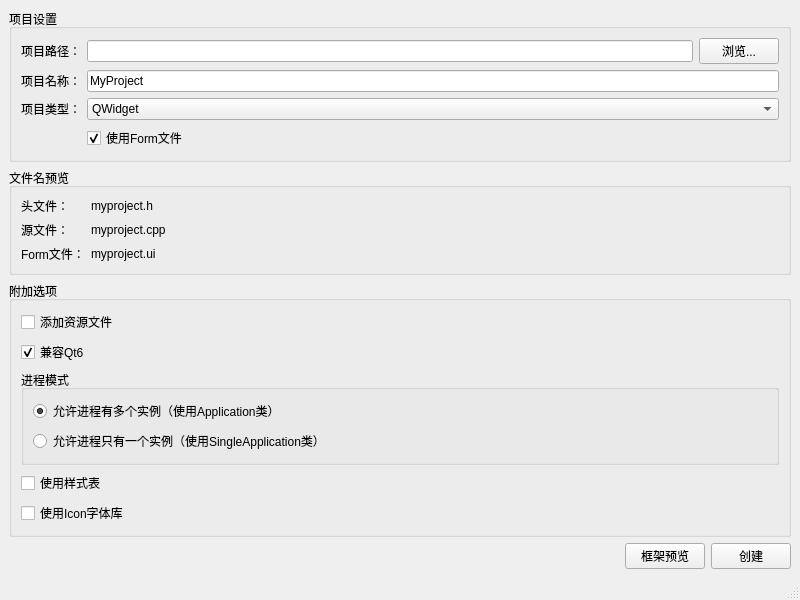
<?xml version="1.0" encoding="UTF-8"?>
<ui version="4.0">
 <class>MainWindow</class>
 <widget class="QMainWindow" name="MainWindow">
  <property name="geometry">
   <rect>
    <x>0</x>
    <y>0</y>
    <width>800</width>
    <height>600</height>
   </rect>
  </property>
  <property name="windowTitle">
   <string>Qt快速开发框架生成器</string>
  </property>
  <widget class="QWidget" name="centralwidget">
   <layout class="QVBoxLayout" name="verticalLayout">
    <item>
     <widget class="QGroupBox" name="projectSettingsGroupBox">
      <property name="title">
       <string>项目设置</string>
      </property>
      <layout class="QFormLayout" name="formLayout">
       <item row="0" column="0">
        <widget class="QLabel" name="projectPathLabel">
         <property name="text">
          <string>项目路径：</string>
         </property>
        </widget>
       </item>
       <item row="0" column="1">
        <layout class="QHBoxLayout" name="horizontalLayout">
         <item>
          <widget class="QLineEdit" name="projectPathLineEdit"/>
         </item>
         <item>
          <widget class="QPushButton" name="browseButton">
           <property name="text">
            <string>浏览...</string>
           </property>
          </widget>
         </item>
        </layout>
       </item>
       <item row="1" column="0">
        <widget class="QLabel" name="projectNameLabel">
         <property name="text">
          <string>项目名称：</string>
         </property>
        </widget>
       </item>
       <item row="1" column="1">
        <widget class="QLineEdit" name="projectNameLineEdit">
         <property name="text">
          <string>MyProject</string>
         </property>
        </widget>
       </item>
       <item row="2" column="0">
        <widget class="QLabel" name="projectTypeLabel">
         <property name="text">
          <string>项目类型：</string>
         </property>
        </widget>
       </item>
       <item row="2" column="1">
        <widget class="QComboBox" name="projectTypeComboBox">
         <item>
          <property name="text">
           <string>QWidget</string>
          </property>
         </item>
         <item>
          <property name="text">
           <string>QMainWindow</string>
          </property>
         </item>
         <item>
          <property name="text">
           <string>QQuick2ApplicationWindow</string>
          </property>
         </item>
        </widget>
       </item>
       <item row="3" column="1">
        <widget class="QCheckBox" name="useFormCheckBox">
         <property name="text">
          <string>使用Form文件</string>
         </property>
         <property name="checked">
          <bool>true</bool>
         </property>
        </widget>
       </item>
      </layout>
     </widget>
    </item>
    <item>
     <widget class="QGroupBox" name="filePreviewGroupBox">
      <property name="title">
       <string>文件名预览</string>
      </property>
      <layout class="QFormLayout" name="formLayout_2">
       <item row="0" column="0">
        <widget class="QLabel" name="headerFileLabel">
         <property name="text">
          <string>头文件：</string>
         </property>
        </widget>
       </item>
       <item row="0" column="1">
        <widget class="QLabel" name="headerFilePreviewLabel">
         <property name="text">
          <string>myproject.h</string>
         </property>
        </widget>
       </item>
       <item row="1" column="0">
        <widget class="QLabel" name="sourceFileLabel">
         <property name="text">
          <string>源文件：</string>
         </property>
        </widget>
       </item>
       <item row="1" column="1">
        <widget class="QLabel" name="sourceFilePreviewLabel">
         <property name="text">
          <string>myproject.cpp</string>
         </property>
        </widget>
       </item>
       <item row="2" column="0">
        <widget class="QLabel" name="formFileLabel">
         <property name="text">
          <string>Form文件：</string>
         </property>
        </widget>
       </item>
       <item row="2" column="1">
        <widget class="QLabel" name="formFilePreviewLabel">
         <property name="text">
          <string>myproject.ui</string>
         </property>
        </widget>
       </item>
      </layout>
     </widget>
    </item>
    <item>
     <widget class="QGroupBox" name="additionalOptionsGroupBox">
      <property name="title">
       <string>附加选项</string>
      </property>
      <layout class="QVBoxLayout" name="verticalLayout_2">
       <item>
        <widget class="QCheckBox" name="addResourcesCheckBox">
         <property name="text">
          <string>添加资源文件</string>
         </property>
        </widget>
       </item>
       <item>
        <widget class="QCheckBox" name="qt6CompatibilityCheckBox">
         <property name="text">
          <string>兼容Qt6</string>
         </property>
         <property name="checked">
          <bool>true</bool>
         </property>
        </widget>
       </item>
       <item>
        <widget class="QGroupBox" name="processGroupBox">
         <property name="title">
          <string>进程模式</string>
         </property>
         <layout class="QVBoxLayout" name="verticalLayout_3">
          <item>
           <widget class="QRadioButton" name="multiInstanceRadioButton">
            <property name="text">
             <string>允许进程有多个实例（使用Application类）</string>
            </property>
            <property name="checked">
             <bool>true</bool>
            </property>
           </widget>
          </item>
          <item>
           <widget class="QRadioButton" name="singleInstanceRadioButton">
            <property name="text">
             <string>允许进程只有一个实例（使用SingleApplication类）</string>
            </property>
           </widget>
          </item>
         </layout>
        </widget>
       </item>
       <item>
        <widget class="QCheckBox" name="useStylesheetCheckBox">
         <property name="text">
          <string>使用样式表</string>
         </property>
        </widget>
       </item>
       <item>
        <widget class="QCheckBox" name="useIconFontCheckBox">
         <property name="text">
          <string>使用Icon字体库</string>
         </property>
        </widget>
       </item>
      </layout>
     </widget>
    </item>
    <item>
     <layout class="QHBoxLayout" name="horizontalLayout_2">
      <item>
       <spacer name="horizontalSpacer">
        <property name="orientation">
         <enum>Qt::Horizontal</enum>
        </property>
        <property name="sizeHint" stdset="0">
         <size>
          <width>40</width>
          <height>20</height>
         </size>
        </property>
       </spacer>
      </item>
      <item>
       <widget class="QPushButton" name="previewButton">
        <property name="text">
         <string>框架预览</string>
        </property>
       </widget>
      </item>
      <item>
       <widget class="QPushButton" name="createButton">
        <property name="text">
         <string>创建</string>
        </property>
       </widget>
      </item>
     </layout>
    </item>
   </layout>
  </widget>
  <widget class="QMenuBar" name="menubar">
   <property name="geometry">
    <rect>
     <x>0</x>
     <y>0</y>
     <width>800</width>
     <height>22</height>
    </rect>
   </property>
  </widget>
  <widget class="QStatusBar" name="statusbar"/>
 </widget>
 <resources/>
 <connections/>
</ui>
